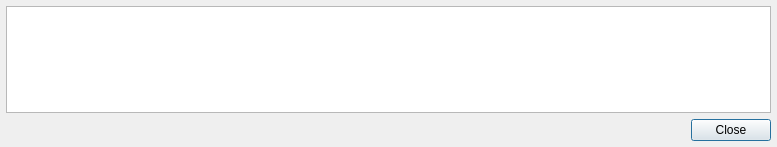
<?xml version="1.0" encoding="UTF-8"?>
<ui version="4.0">
 <class>Dialog</class>
 <widget class="QDialog" name="Dialog">
  <property name="geometry">
   <rect>
    <x>0</x>
    <y>0</y>
    <width>777</width>
    <height>147</height>
   </rect>
  </property>
  <property name="windowTitle">
   <string>Log</string>
  </property>
  <layout class="QVBoxLayout" name="verticalLayout">
   <property name="margin">
    <number>6</number>
   </property>
   <item>
    <widget class="QPlainTextEdit" name="uiTXT_log">
     <property name="lineWrapMode">
      <enum>QPlainTextEdit::NoWrap</enum>
     </property>
     <property name="textInteractionFlags">
      <set>Qt::TextSelectableByKeyboard|Qt::TextSelectableByMouse</set>
     </property>
    </widget>
   </item>
   <item>
    <layout class="QHBoxLayout" name="horizontalLayout">
     <item>
      <spacer name="horizontalSpacer">
       <property name="orientation">
        <enum>Qt::Horizontal</enum>
       </property>
       <property name="sizeHint" stdset="0">
        <size>
         <width>40</width>
         <height>20</height>
        </size>
       </property>
      </spacer>
     </item>
     <item>
      <widget class="QPushButton" name="uiBTN_close">
       <property name="text">
        <string>Close</string>
       </property>
      </widget>
     </item>
    </layout>
   </item>
  </layout>
 </widget>
 <resources/>
 <connections>
  <connection>
   <sender>uiBTN_close</sender>
   <signal>clicked()</signal>
   <receiver>Dialog</receiver>
   <slot>accept()</slot>
   <hints>
    <hint type="sourcelabel">
     <x>711</x>
     <y>473</y>
    </hint>
    <hint type="destinationlabel">
     <x>377</x>
     <y>245</y>
    </hint>
   </hints>
  </connection>
  <connection>
   <sender>Dialog</sender>
   <signal>finished(int)</signal>
   <receiver>Dialog</receiver>
   <slot>onDialogFinished()</slot>
   <hints>
    <hint type="sourcelabel">
     <x>409</x>
     <y>251</y>
    </hint>
    <hint type="destinationlabel">
     <x>409</x>
     <y>251</y>
    </hint>
   </hints>
  </connection>
 </connections>
 <slots>
  <slot>onDialogFinished()</slot>
 </slots>
</ui>
